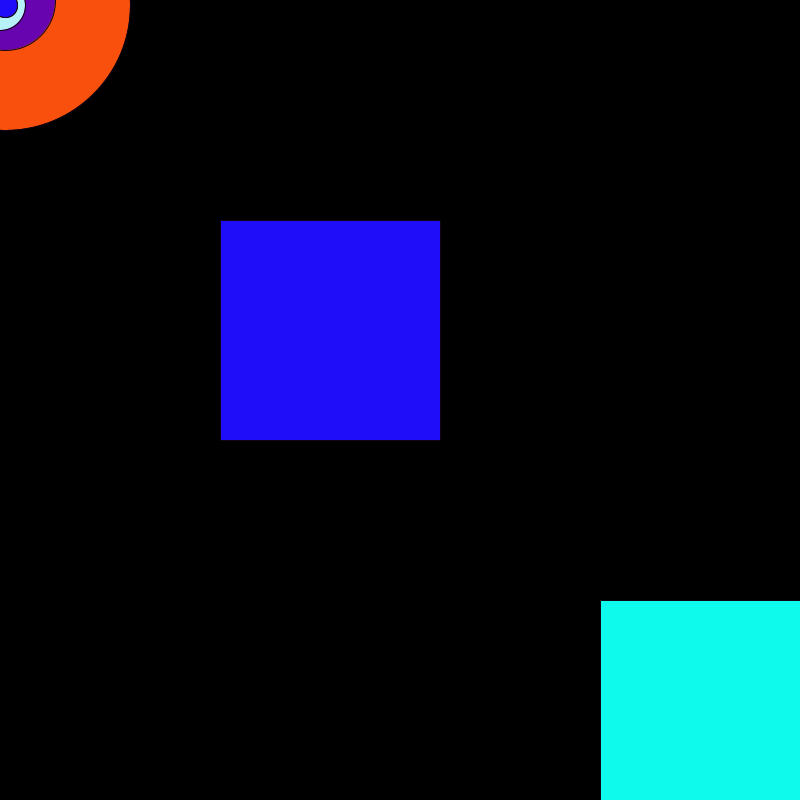
Frame 1 (no input)
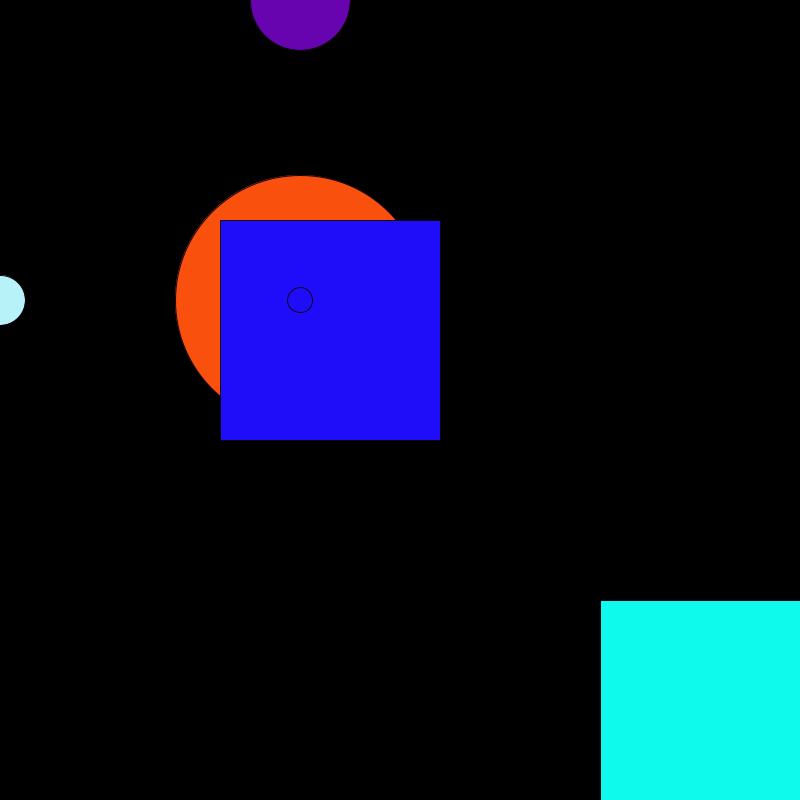
Frame 60 (the mouse pressed at the canvas centre just before this capture)
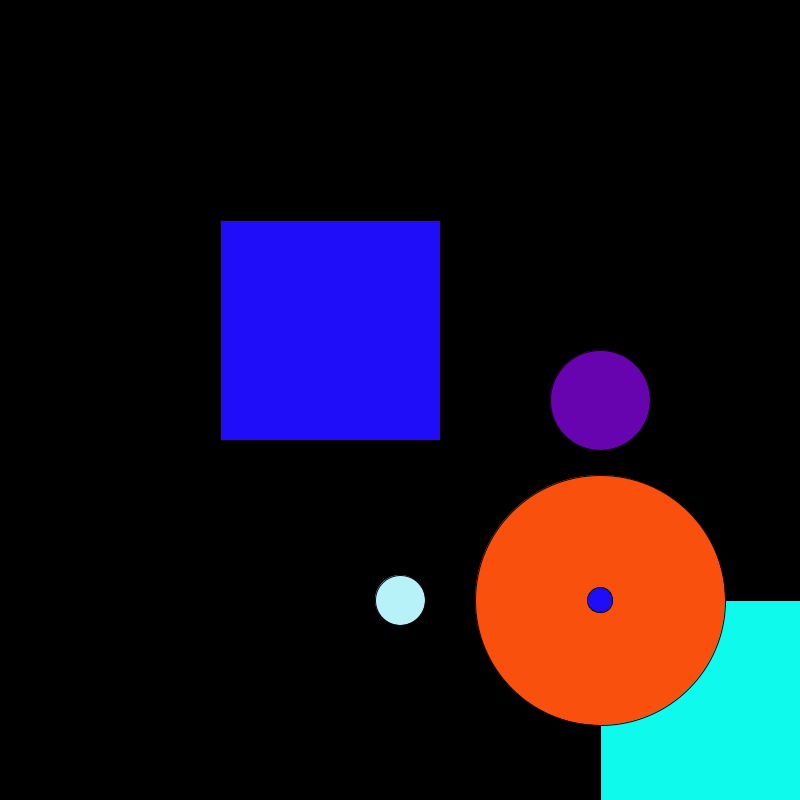
Frame 120 (the mouse held since frame 60 and released just before this capture)

The Processing sketch that drew these frames (run headless with seeded random() and noise(); from frame 60 on, the mouse is pressed at the canvas centre):

// Processing sketch: processing_108186
// ── processing_108186.pde

int gato=0;

   float vel=0;
  void setup(){
    size(800,800);
    background(252,252,0);
  }
 
  void draw() {
    gato=gato+5;
    background(vel,0,0,0);
    vel= dist(mouseX, mouseY, pmouseX, pmouseY);// mide la velocidad
 
  stroke(18,4,20);
  fill(13,250,236);
  rect(600,600,600,600);
  fill(250,80,13);//naranja
    ellipse(gato,gato,250,250);
 
  fill(103,4,175);//morado
  ellipse(gato,mouseY,100,100);
  fill(182,242,247);//circulo interior
 
  ellipse(mouseX,gato,50,50);
  fill(88,250,40);//circulo interior verde
 
  ellipse(gato,gato,25,25);
  fill(31,13,250);
 
  rect(220,220,220,220);
    ellipse(gato,gato,25,25);
  if(gato>width){gato=0;}
 
}
